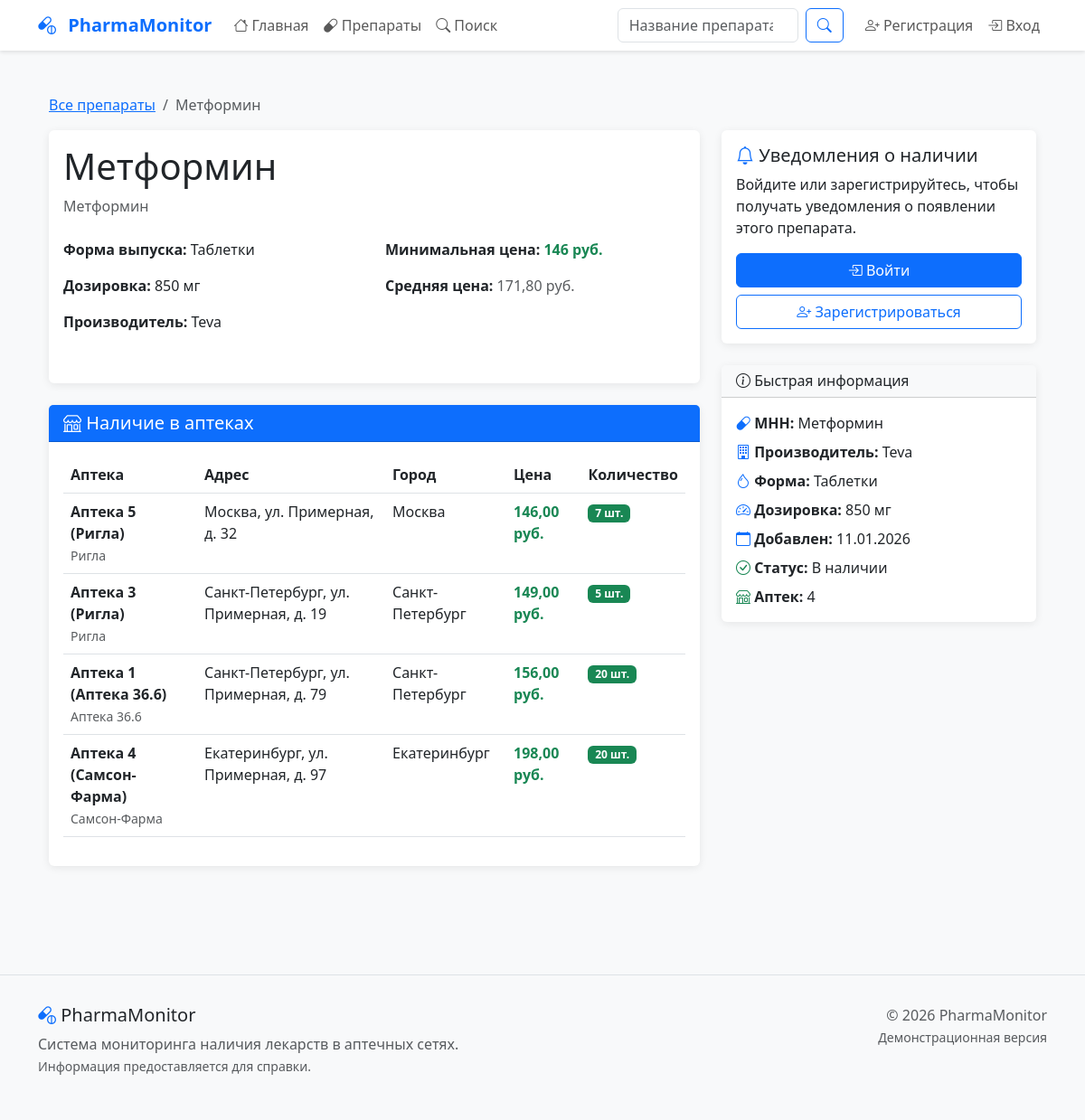
Screenshot of /drugs/8/ with the database file from the repository.
### drugs/models.py (models this page shows, shortened)
class Drug(models.Model):
    mnn = models.CharField("МНН (Международное название)", max_length=255)
    trade_name = models.CharField("Торговое название", max_length=255)
    form = models.CharField("Форма выпуска", max_length=100)
    dosage = models.CharField("Дозировка", max_length=100)
    manufacturer = models.CharField("Производитель", max_length=255)
    atx_code = models.CharField("АТХ код", max_length=20, blank=True, null=True)
    description = models.TextField("Описание", blank=True, null=True)
    created_at = models.DateTimeField("Дата добавления", auto_now_add=True)
    updated_at = models.DateTimeField("Дата обновления", auto_now=True)
    class Meta:
        verbose_name = "Препарат"
        verbose_name_plural = "Препараты"
        ordering = ['trade_name']

class Availability(models.Model):
    drug = models.ForeignKey(Drug, on_delete=models.CASCADE, verbose_name="Препарат")
    pharmacy = models.ForeignKey(Pharmacy, on_delete=models.CASCADE, verbose_name="Аптека")
    price = models.DecimalField("Цена", max_digits=10, decimal_places=2)
    quantity = models.IntegerField("Количество", default=0)
    last_updated = models.DateTimeField("Последнее обновление", auto_now=True)
    is_available = models.BooleanField("В наличии", default=True)
    class Meta:
        verbose_name = "Наличие препарата"
        verbose_name_plural = "Наличие препаратов"
        unique_together = ['drug', 'pharmacy']

class Pharmacy(models.Model):
    network = models.ForeignKey(PharmacyNetwork, on_delete=models.CASCADE, verbose_name="Сеть")
    name = models.CharField("Название аптеки", max_length=100)
    address = models.TextField("Адрес")
    city = models.CharField("Город", max_length=100)
    phone = models.CharField("Телефон", max_length=20, blank=True, null=True)
    latitude = models.FloatField("Широта", blank=True, null=True)
    longitude = models.FloatField("Долгота", blank=True, null=True)
    working_hours = models.CharField("Часы работы", max_length=100, blank=True, null=True)
    class Meta:
        verbose_name = "Аптека"
        verbose_name_plural = "Аптеки"

class PharmacyNetwork(models.Model):
    name = models.CharField("Название сети", max_length=100)
    website = models.URLField("Сайт", blank=True, null=True)
    phone = models.CharField("Телефон", max_length=20, blank=True, null=True)
    is_active = models.BooleanField("Активна", default=True)
    class Meta:
        verbose_name = "Аптечная сеть"
        verbose_name_plural = "Аптечные сети"

### drugs/views.py (the view)
# urls.py: path('<int:drug_id>/', views.drug_detail, name='drug_detail'),
def drug_detail(request, drug_id):
    drug = get_object_or_404(
        Drug.objects.annotate(
            min_price=Min('availability__price'),
            avg_price=Avg('availability__price'),
            pharmacy_count=Count('availability', distinct=True)
        ),
        id=drug_id
    )
    availabilities = Availability.objects.filter(
        drug=drug,
        is_available=True
    ).select_related('pharmacy', 'pharmacy__network').order_by('price')
    analogues_ids = Analogue.objects.filter(
        Q(original=drug) | Q(analogue=drug)
    ).values_list('original_id', 'analogue_id')
    analogue_ids = set()
    for orig_id, anal_id in analogues_ids:
        if orig_id == drug.id:
            analogue_ids.add(anal_id)
        else:
            analogue_ids.add(orig_id)
    analogues = Drug.objects.filter(id__in=analogue_ids).annotate(
        min_price=Min('availability__price')
    ).distinct()[:10]
    user_subscription = None
    if request.user.is_authenticated:
        user_subscription = UserSubscription.objects.filter(
            user=request.user,
            drug=drug,
            is_active=True
        ).first()
    is_available = availabilities.exists()
    first_availabilities = availabilities[:2]
    return render(request, 'drugs/drug_detail.html', {
        'drug': drug,
        'availabilities': availabilities,
        'first_availabilities': first_availabilities,
        'is_available': is_available,
        'analogues': analogues,
        'user_subscription': user_subscription,
    })

### drugs/templates/drugs/drug_detail.html (shortened to what this page needs)
{% extends 'base.html' %}
{% block content %}
<div class="container py-4">
    <nav aria-label="breadcrumb">
        <ol class="breadcrumb">
            <li class="breadcrumb-item"><a href="{% url 'drugs:drug_list' %}">Все препараты</a></li>
            <li class="breadcrumb-item active">{{ drug.trade_name }}</li>
        </ol>
    </nav>
    <div class="row">
        <div class="col-lg-8">
            <div class="card mb-4">
                <div class="card-body">
                    <h1 class="card-title">{{ drug.trade_name }}</h1>
                    <p class="text-muted mb-4">{{ drug.mnn }}</p>
                    <div class="row mb-4">
                        <div class="col-md-6">
                            <p><strong>Форма выпуска:</strong> {{ drug.form }}</p>
                            <p><strong>Дозировка:</strong> {{ drug.dosage }}</p>
                            <p><strong>Производитель:</strong> {{ drug.manufacturer }}</p>
                        </div>
                        <div class="col-md-6">
                            <p><strong>Минимальная цена:</strong>
                                {% if drug.min_price %}
                                    <span class="text-success fw-bold">{{ drug.min_price }} руб.</span>
                                {% else %}
                                    <span class="text-muted">не указана</span>
                                {% endif %}
                            </p>
                            <p><strong>Средняя цена:</strong>
                                {% if drug.avg_price %}
                                    <span class="text-muted">{{ drug.avg_price|floatformat:2 }} руб.</span>
                                {% else %}
                                    <span class="text-muted">не указана</span>
                                {% endif %}
                            </p>
                        </div>
                    </div>
                </div>
            </div>
            <div class="card mb-4">
                <div class="card-header bg-primary text-white">
                    <h5 class="mb-0"><i class="bi bi-shop"></i> Наличие в аптеках</h5>
                </div>
                <div class="card-body">
                    {% if availabilities %}
                        <div class="table-responsive">
                            <table class="table table-hover">
                                <thead>
                                    <tr>
                                        <th>Аптека</th>
                                        <th>Адрес</th>
                                        <th>Город</th>
                                        <th>Цена</th>
                                        <th>Количество</th>
                                    </tr>
                                </thead>
                                <tbody>
                                    {% for availability in availabilities %}
                                    <tr>
                                        <td>
                                            <strong>{{ availability.pharmacy.name }}</strong>
                                            {% if availability.pharmacy.network %}
                                                <br>
                                                <small class="text-muted">{{ availability.pharmacy.network.name }}</small>
                                            {% endif %}
                                        </td>
                                        <td>{{ availability.pharmacy.address }}</td>
                                        <td>{{ availability.pharmacy.city }}</td>
                                        <td class="fw-bold text-success">{{ availability.price }} руб.</td>
                                        <td>
                                            {% if availability.quantity > 0 %}
                                                <span class="badge bg-success">{{ availability.quantity }} шт.</span>
                                            {% else %}
                                                <span class="badge bg-warning">Под заказ</span>
                                            {% endif %}
                                        </td>
                                    </tr>
                                    {% endfor %}
                                </tbody>
                            </table>
                        </div>
                    {% else %}
                        <div class="alert alert-warning">
                            <i class="bi bi-exclamation-triangle"></i> В данный момент препарат отсутствует в аптеках.
                        </div>
                    {% endif %}
                </div>
            </div>
        </div>
        <div class="col-lg-4">
            <div class="card mb-4">
                <div class="card-body">
                    <h5 class="card-title">
                        <i class="bi bi-bell text-primary"></i> Уведомления о наличии
                    </h5>
                    {% if user.is_authenticated %}
                        {% if user_subscription %}
                            <div class="alert alert-success">
                                <p class="mb-2">
                                    <i class="bi bi-check-circle"></i>
                                    <strong>Вы подписаны на этот препарат!</strong>
                                </p>
                                {% if user_subscription.city %}
                                    <p class="mb-1"><strong>Город:</strong> {{ user_subscription.city }}</p>
                                {% endif %}
                                {% if user_subscription.max_price %}
                                    <p class="mb-1"><strong>Макс. цена:</strong> {{ user_subscription.max_price }} руб.</p>
                                {% endif %}
                                <div class="mt-3">
                                    <a href="{% url 'drugs:edit_subscription' user_subscription.id %}"
                                       class="btn btn-sm btn-outline-primary">
                                        <i class="bi bi-pencil"></i> Изменить
                                    </a>
                                    <a href="{% url 'drugs:unsubscribe' user_subscription.id %}"
                                       class="btn btn-sm btn-outline-danger">
                                        <i class="bi bi-trash"></i> Отписаться
                                    </a>
                                </div>
                            </div>
                        {% else %}
                            <p>Получайте уведомления на email, когда препарат появится в наличии.</p>
                            {% if availabilities %}
                                <div class="alert alert-info mb-3">
                                    <i class="bi bi-info-circle"></i>
                                    <strong>Препарат уже есть в наличии!</strong>
                                    Подпишитесь, чтобы получать уведомления о новых поступлениях.
                                </div>
                            {% endif %}
                            <div class="d-grid">
                                <a href="{% url 'drugs:subscribe_drug' drug.id %}" class="btn btn-success">
                                    <i class="bi bi-bell-fill"></i> Подписаться на уведомления
                                </a>
                            </div>
                        {% endif %}
                    {% else %}
                        <p>Войдите или зарегистрируйтесь, чтобы получать уведомления о появлении этого препарата.</p>
                        <div class="d-grid gap-2">
                            <a href="{% url 'drugs:login' %}?next={{ request.path }}" class="btn btn-primary">
                                <i class="bi bi-box-arrow-in-right"></i> Войти
                            </a>
                            <a href="{% url 'drugs:register' %}?next={{ request.path }}" class="btn btn-outline-primary">
                                <i class="bi bi-person-plus"></i> Зарегистрироваться
                            </a>
                        </div>
                    {% endif %}
                </div>
            </div>
            <div class="card">
                <div class="card-header bg-light">
                    <h6 class="mb-0"><i class="bi bi-info-circle"></i> Быстрая информация</h6>
                </div>
                <div class="card-body">
                    <ul class="list-unstyled mb-0">
                        <li class="mb-2">
                            <i class="bi bi-capsule text-primary"></i>
                            <strong>МНН:</strong> {{ drug.mnn }}
                        </li>
                        <li class="mb-2">
                            <i class="bi bi-building text-primary"></i>
                            <strong>Производитель:</strong> {{ drug.manufacturer }}
                        </li>
                        <li class="mb-2">
                            <i class="bi bi-droplet text-primary"></i>
                            <strong>Форма:</strong> {{ drug.form }}
                        </li>
                        <li class="mb-2">
                            <i class="bi bi-speedometer2 text-primary"></i>
                            <strong>Дозировка:</strong> {{ drug.dosage }}
                        </li>
                        <li class="mb-2">
                            <i class="bi bi-calendar text-primary"></i>
                            <strong>Добавлен:</strong> {{ drug.created_at|date:"d.m.Y" }}
                        </li>
                        {% if availabilities %}
                            <li class="mb-2">
                                <i class="bi bi-check-circle text-success"></i>
                                <strong>Статус:</strong> В наличии
                            </li>
                            <li>
                                <i class="bi bi-shop text-success"></i>
                                <strong>Аптек:</strong> {{ availabilities|length }}
                            </li>
                        {% else %}
                            <li>
                                <i class="bi bi-x-circle text-danger"></i>
                                <strong>Статус:</strong> Нет в наличии
                            </li>
                        {% endif %}
                    </ul>
                </div>
            </div>
        </div>
    </div>
</div>
{% endblock %}

### templates/base.html (style rules this page uses)
body { font-family: 'Segoe UI', system-ui, -apple-system, sans-serif; background-color: #f8f9fa; }
.card { border: none; box-shadow: 0 2px 10px rgba(0,0,0,0.08); transition: transform 0.2s; margin-bottom: 20px; }

### rows the page displays
Drug: trade_name "Метформин", mnn "Метформин", form "Таблетки", dosage "850 мг", manufacturer "Teva", min_price "146", avg_price "171,80", created_at "11.01.2026"
Availability: pharmacy.name "Аптека 5 (Ригла)", pharmacy.network.name "Ригла", pharmacy.address "Москва, ул. Примерная, д. 32", pharmacy.city "Москва", price "146,00", quantity "7"
Availability: pharmacy.name "Аптека 3 (Ригла)", pharmacy.network.name "Ригла", pharmacy.address "Санкт-Петербург, ул. Примерная, д. 19", pharmacy.city "Санкт-Петербург", price "149,00", quantity "5"
Availability: pharmacy.name "Аптека 1 (Аптека 36.6)", pharmacy.network.name "Аптека 36.6", pharmacy.address "Санкт-Петербург, ул. Примерная, д. 79", pharmacy.city "Санкт-Петербург", price "156,00", quantity "20"
Availability: pharmacy.name "Аптека 4 (Самсон-Фарма)", pharmacy.network.name "Самсон-Фарма", pharmacy.address "Екатеринбург, ул. Примерная, д. 97", pharmacy.city "Екатеринбург", price "198,00", quantity "20"

### other values shown
{{ availabilities|length }} "4"
